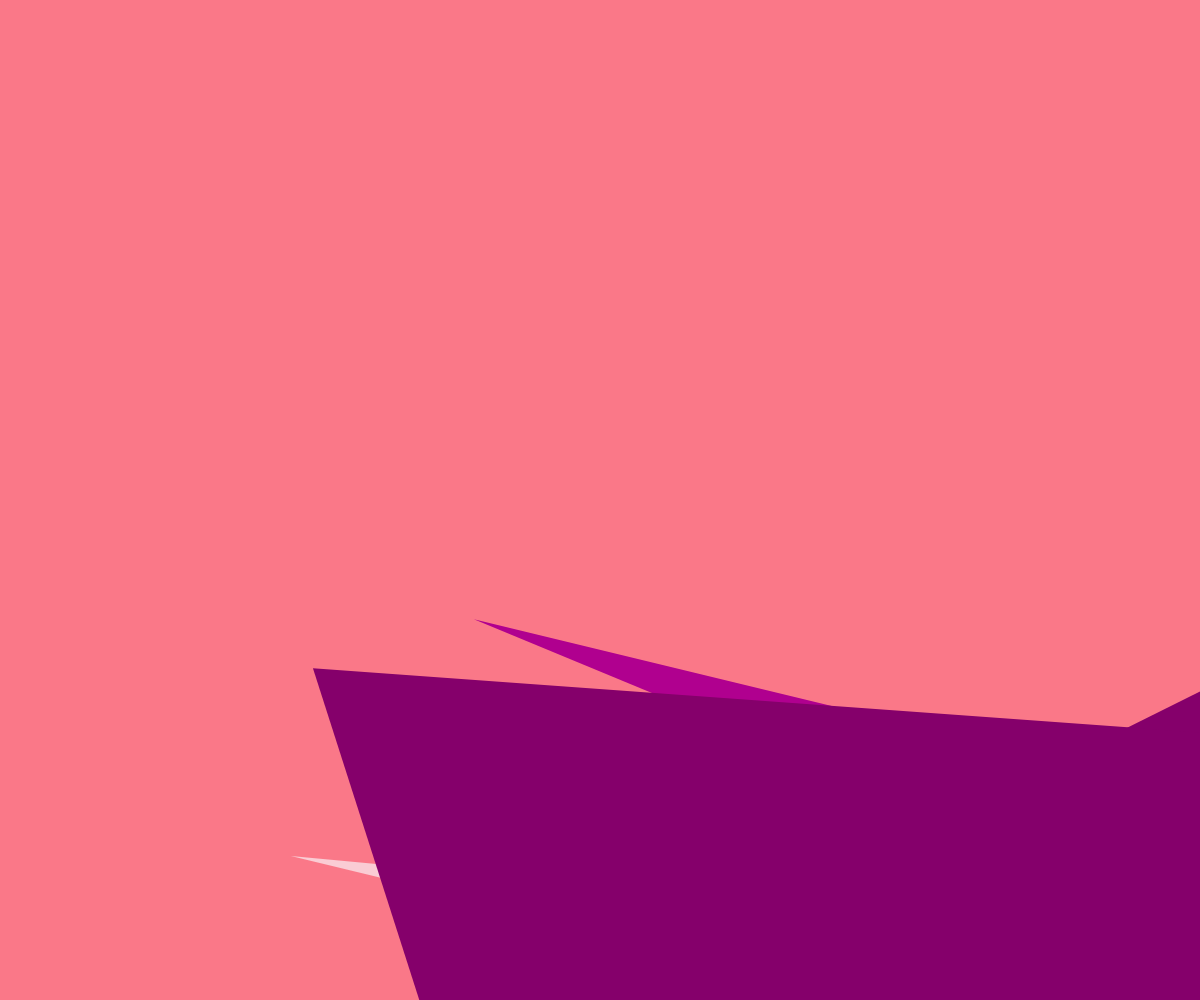
Frame 1 (no input)
Frame 60 (no input): identical to frame 1, image omitted
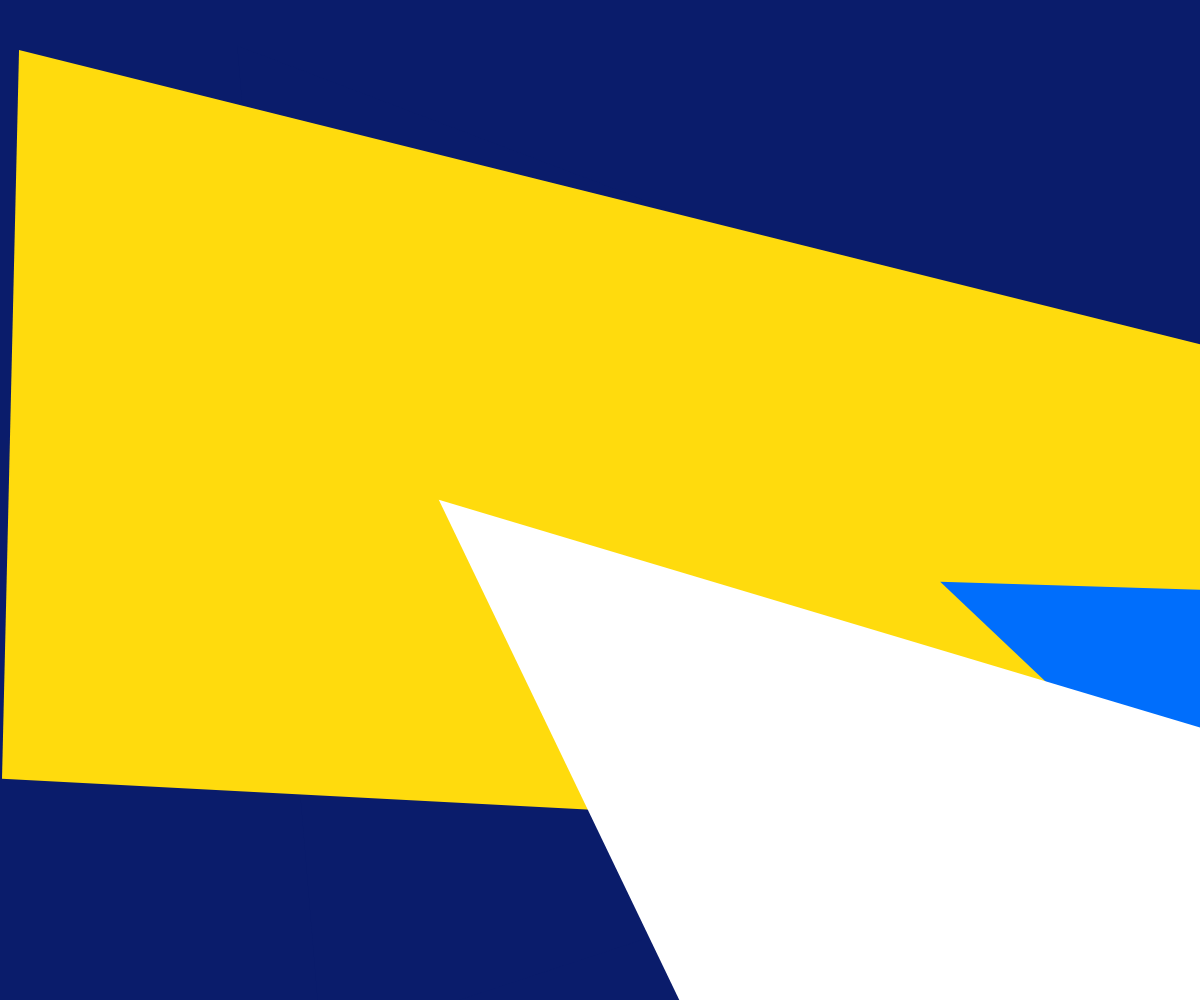
Frame 120 (the mouse pressed at the canvas centre since frame 60)

The p5.js sketch that drew these frames (run headless with seeded random() and noise() and a simulated clock; from frame 60 on, the mouse is pressed at the canvas centre):

// p5.js sketch
// ── sketch.js
//this one selects a color group at random on each click
//it visualizes a grid and composes with large squares

function setup() {

  var colorGroup2 = [
    [251,190,166],
    [255,81,81],
    [190,49,55],
    [204,204,240],
    [88,57,181],
    [255]
  ];

  var colorGroup3 = [
    [242,235,200],
    [255,219,13],
    [120,107,64],
    [255,89,25],
    [138,53,13]
  ];

  var colorGroup4 = [
    [207,252,240],
    [93,240,173],
    [38,176,102],
    [209,102,189],
    [99,10,71]
  ];

  var colorGroup5 = [
    [255,250,171],
    [255,219,13],
    [10,28,107],
    [171,209,250],
    [0,110,252],
    [255]
  ];

  var colorGroup6 = [
    [250,204,212],
    [250,120,136],
    [253,70,100],
    [176,0,143],
    [133,0,107]
  ];

  var colorGroup7 = [
    [193,250,242],
    [0,167,149],
    [7,139,137],
    [242,235,200],
    [163,148,94]
  ];

  var colorGroups = [colorGroup2, colorGroup3, colorGroup4, colorGroup5,
    colorGroup6, colorGroup7];

  var randomColorGroup = random(colorGroups);

  createCanvas(window.innerWidth, window.innerHeight);
  background(color(random(randomColorGroup))); //select a random background color

  //row and column size setup
  var numColumns = 8;
  var numRows = 4;
  var columnSize = width/numColumns;
  var rowSize = height/numRows;


  for (var i = 0; i <= 10; i++){
    colorGroupSelection = random(randomColorGroup.length);

    var xPos = columnSize*Math.floor(random(numColumns));
    var yPos = rowSize*Math.floor(random(numRows));
    var rectWidth = rowSize*Math.floor(random(rowSize));
    var rectHeight = columnSize*Math.floor(random(numColumns/2));


    fill(color(random(randomColorGroup)));
    noStroke();
    //rect(xPos,yPos,rectWidth,rectWidth);
    triangle(random(window.innerWidth*4),random(window.innerHeight*2),random(window.innerWidth*4),random(window.innerHeight*2),random(window.innerWidth*4),random(window.innerHeight*2))
  }
}

function draw() {
  if (mouseIsPressed) {
      setup();
  }
}
